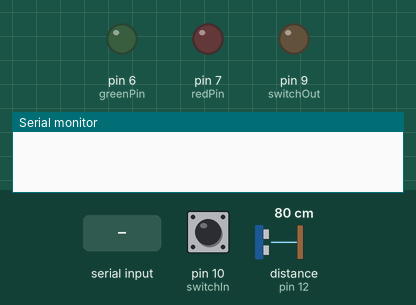
Simulated run of this sketch. Board: Arduino Uno, built with avr-gcc and run on an emulated ATmega328P. On the bench: output pins drawn as LEDs (lit = HIGH), the last lines printed to the serial monitor. Inputs (shaded band) come from the test bench; at power-on: pin 10 (switchIn) LOW, distance to the obstacle (sensor on pin 12) 80 cm. The echo pulse lasts 58.3 µs per cm; pins used as bus, display or sensor lines are not drawn.

Above: at 1.2 s.
1.3 s: "s\n" received over Serial
At 2.4 s:
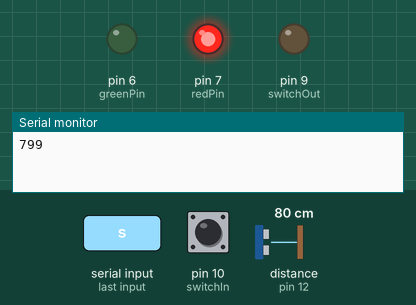
2.8 s: byte 120 ('x') received over Serial
At 3.3 s:
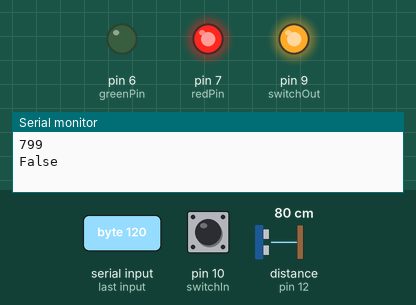
Timing chart, 0 to 5.8 s (numbered marks = the images above; inputs shaded):
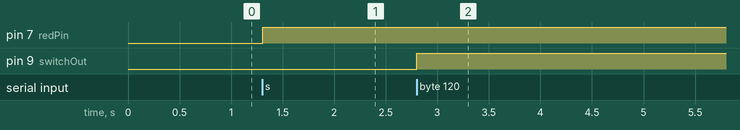

Measured:
- after the input at 1.3 s, pin 7 (redPin): LOW → HIGH at once
- after the input at 2.8 s, pin 9 (switchOut): LOW → HIGH at once

The sketch:

arduino-fw.ino
```cpp
#include <Arduino.h>

// We communicate with the Arduino at 115200 baud.
#define SERIAL_BAUD 115200

#define FW_VER 1
const int trigPin = 11;
const int echoPin = 12;

const int trigDuration = 10;
const float soundSpeed = 0.343;// speed of sound in mm per ms
const int minDist = 70;
const int delayVal = 5;

const int redPin = 7;
const int greenPin = 6;
long duration;
int distance;

const int switchOut = 9;
const int switchIn = 10;

int state = 0;
void setup() {
  Serial.begin(SERIAL_BAUD);
  pinMode(trigPin, OUTPUT);
  pinMode(echoPin, INPUT);

  pinMode(redPin, OUTPUT);
  pinMode(greenPin, OUTPUT);

  pinMode(switchOut, OUTPUT);
  pinMode(switchIn, INPUT);
}

int read_pin() {
  while (!Serial.available());
  int pin = Serial.read();
  return (int)(pin - 'a');
}

void command_read() {
  int pin = read_pin();
  // Read from the expected pin.
  int level = digitalRead(pin);
  // Send back the result indicator.
  if (level == HIGH) {
    Serial.write('h');
  } else {
    Serial.write('l');
  }
}

void command_analog_read() {
  int pin = read_pin();
  int value = analogRead(pin);
  Serial.print(value);
}

void command_write(int level) {
  int pin = read_pin();
  digitalWrite(pin, level);
}

void command_mode(int mode) {
  int pin = read_pin();
  pinMode(pin, mode);
}
void sensor_value(){
  digitalWrite(trigPin, LOW);
  delayMicroseconds(2);

  digitalWrite(trigPin, HIGH);
  delayMicroseconds(trigDuration);
  digitalWrite(trigPin, LOW);

  duration = pulseIn(echoPin, HIGH);
  distance = (duration * soundSpeed / 2); // distance in mm
  if (distance > minDist){
    digitalWrite(redPin, HIGH);
    digitalWrite(greenPin, LOW);
  }
  else if (distance <= minDist){
    if (distance > 0){
       digitalWrite(redPin, LOW);
       digitalWrite(greenPin, HIGH);
    }
  }
  Serial.print(distance);

}
void check_switches(){
  digitalWrite(switchOut, HIGH);
  state = digitalRead(switchIn);
  if (state == HIGH){
    Serial.print("True");
  }
  else{
    Serial.print("False");
  }
}
void loop() {
  // Fetch all commands that are in the buffer
  while (Serial.available()) {
    int selected_command = Serial.read();
    // Do something different based on what we got:
    switch (selected_command) {
      case 'a':
        command_analog_read();
        break;
      case 'r':
        command_read();
        break;
      case 'l':
        command_write(LOW);
        break;
      case 'h':
        command_write(HIGH);
        break;
      case 'i':
        command_mode(INPUT);
        break;
      case 'o':
        command_mode(OUTPUT);
        break;
      case 'p':
        command_mode(INPUT_PULLUP);
        break;
      case 'v':
        Serial.print("SRcustom:");
        Serial.print(FW_VER);
        break;
      case 's':
        sensor_value();
        break;
      case 'x':
        check_switches();
        break;
      default:
        // A problem here: we do not know how to handle the command!
        // Just ignore this for now.
        break;
    }
    Serial.print("\n");
  }
}
```
